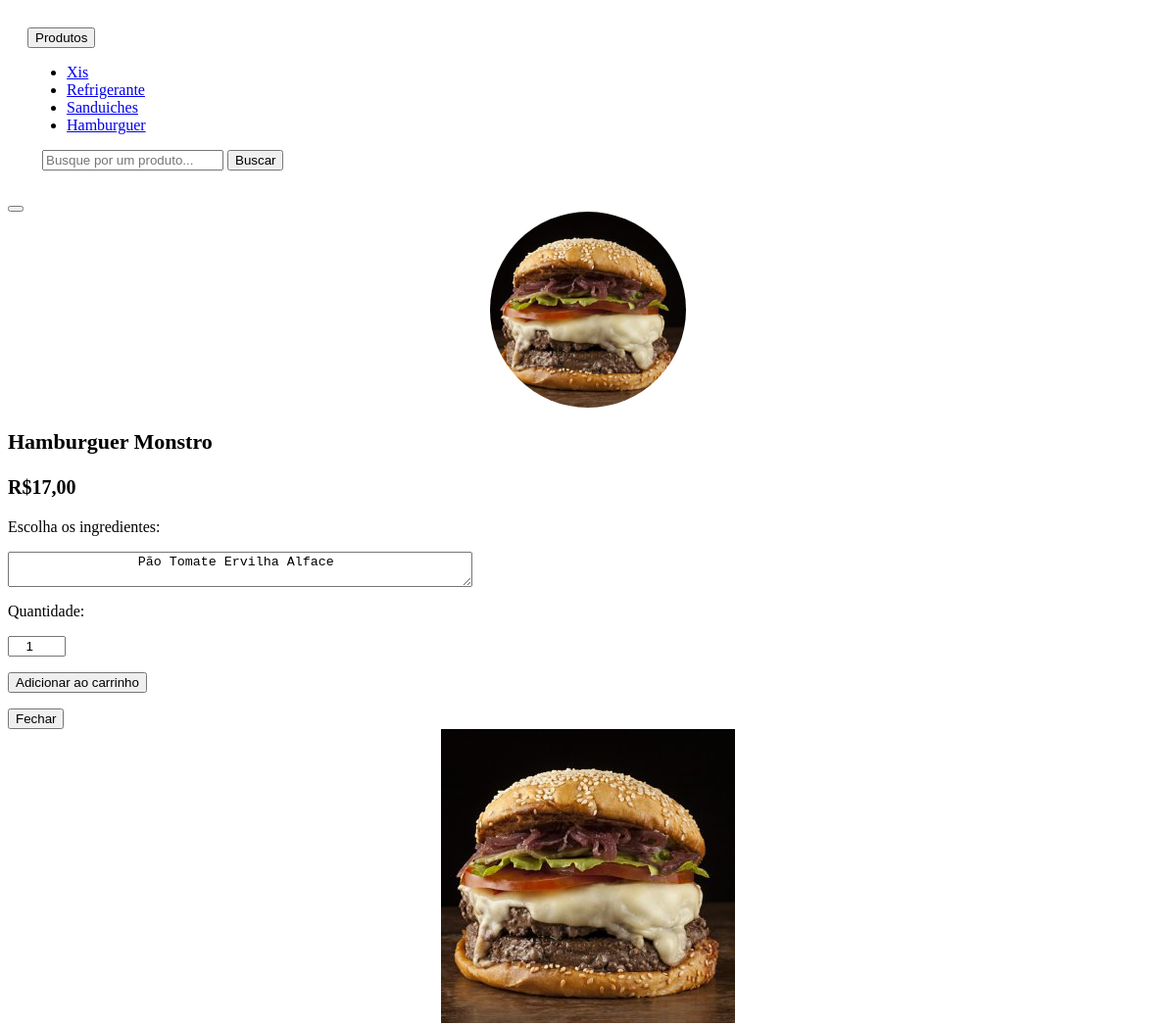
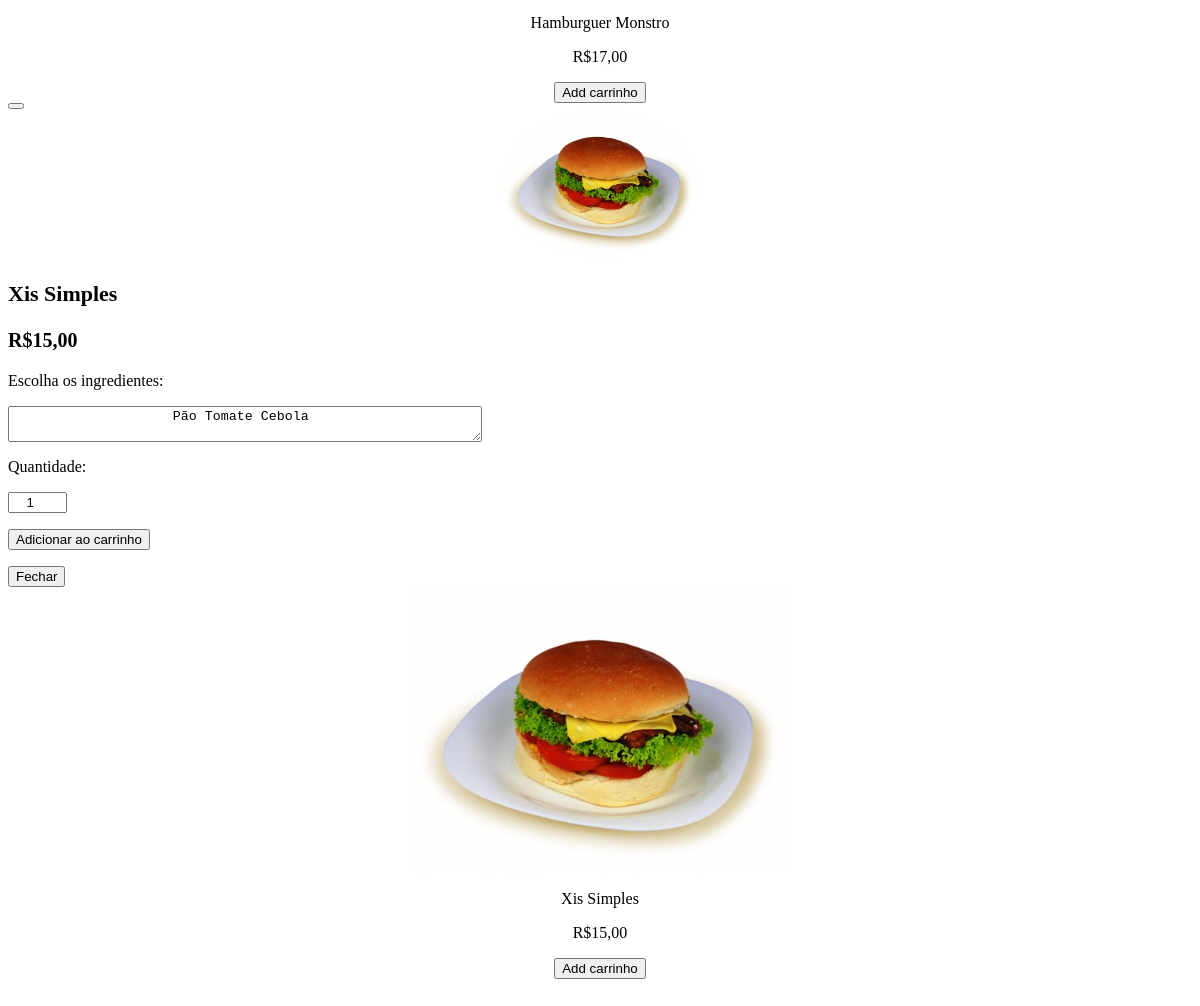
Screenshot of /usuario/pages/produtos.php with the database file from the repository (2 pictures, top to bottom).
### classes/MySql.php (called while the page is built)
<?php
	class MySql{
		private static $pdo;
		public static function conectar(){
				if (self::$pdo == null) {
					try{
					self::$pdo = new PDO('mysql:host='.HOST.';dbname='.DATABASE,USER,PASSWORD,array(PDO::MYSQL_ATTR_INIT_COMMAND => "SET NAMES utf8"));
					self::$pdo->setAttribute(PDO::ATTR_ERRMODE,PDO::ERRMODE_EXCEPTION);
				}catch(Exception $e){
					echo "<h2>Erro ao conectar</h2>";
				}
			}
			return self::$pdo;
		}
	}
?>

### classes/Painel.php (called while the page is built, shortened)
<?php
	class Painel{
		public static function convertMoney($valor){
			return number_format($valor, 2, ',', '.');
		}
	}
?>

### usuario/pages/produtos.php (the view, shortened to what this page needs)
<?php
     $query = "";
        if (isset($_GET['categoria'])) {
          $categoria = $_GET['categoria'];
           $sql = MySql::conectar()->prepare("SELECT * FROM `tb_site.produtos` WHERE categoria = '$categoria' AND status = '1' $query");
        }else{
           $sql = MySql::conectar()->prepare("SELECT * FROM `tb_site.produtos` WHERE status = '1' $query");
        }
      $sql->execute();
      $produtos = $sql->fetchAll();
?>
  <div class="container" style="margin-bottom: 50px;">
      <div class="row mt-1" style="padding: 20px;">
        <div class="btn-group">
          <div class="btn-group">
            <div class=" mt-3 mr-3">
              <div class="dropdown">
                <button class="btn btn-outline-primary dropdown-toggle" type="button" id="dropdownMenuButton1" data-bs-toggle="dropdown" aria-expanded="false">
                  Produtos
                </button>
                <ul class="dropdown-menu" aria-labelledby="dropdownMenuButton1">
                  <?php
                    $sql_categorias = MySql::conectar()->prepare("SELECT * FROM `tb_site.categorias`");
                    $sql_categorias->execute();
                    $sql_categorias = $sql_categorias->fetchAll();
                    foreach ($sql_categorias as $key => $categoria) {
                  ?>
                  <li><a class="dropdown-item" href="<?php echo INCLUDE_PATH_USER ?>produtos?categoria=<?php echo $categoria['nome']; ?>"><?php echo $categoria['nome']; ?></a></li>
                  <?php } ?>
                </ul>
              </div>
            </div>
          </div>
          <div class=" mt-3 mr-3" style="margin-left: 15px;">
            <form method="post">
              <div class="input-group mb-3">
                <input type="text" name="busca" class="form-control me-2" placeholder="Busque por um produto...">
                <button class="btn btn-outline-success" type="submit" name="acao" value="Buscar">Buscar</button>
              </div>
            </form>
          </div>
        </div>
      </div>
      <div id="div1">
        <section class="section-grid">
        <div class="grid-prod">
        <?php
         foreach ($produtos as $key => $produto) {
          include("modal-add-carrinho.php");
        ?>
         <div class="prod-grid">
          <center><img src="<?php echo INCLUDE_PATH_PAINEL; ?>uploads/<?php echo $produto['img']; ?>">
             <p class="prod-name"><?php echo $produto['nome']; ?></p>
               <p class="prod-desc">
                 <p><?php echo "R$".Painel::convertMoney($produto['preco']); ?></p>
               </p>
                  <button type="button" class="btn btn-outline-info" data-bs-toggle="modal" data-bs-target="#modal<?php echo $produto['id']; ?>"> Add carrinho <i class="fa fa-shopping-cart" aria-hidden="true"></i></button></center>
         </div>
         <?php } ?>
        </div>
         </section>
      </div>
    </div>

### usuario/pages/modal-add-carrinho.php (shortened to what this page needs)
<div class="modal fade" id="modal<?php echo $produto['id']; ?>" tabindex="-1" aria-labelledby="exampleModalCenterTitle" aria-hidden="true">
  <div class="modal-dialog modal-dialog-centered">
    <div class="modal-content">
      <div class="modal-header">
        <button type="button" class="btn-close" data-bs-dismiss="modal" aria-label="Close"></button>
      </div>
      <div class="modal-body">
       <form method="post" action="<?php echo INCLUDE_PATH_USER; ?>/addCarrinho">
         <center> <img class="img-produto" src="<?php echo INCLUDE_PATH_PAINEL; ?>uploads/<?php echo $produto['img']; ?>" style="border-radius: 50%;"></center>
          <div class="modal-opcoes">
            <p class="modal-prod-name"><?php echo $produto['nome']; ?></p>
            <p style="font-size: 20px; font-weight: 700;">R$<?php echo Painel::convertMoney($produto['preco']); ?></p>
            <p class="modal-prod-desc">
              <p>Escolha os ingredientes:</p>
              <p>
                <textarea name="ingredientes" class="modal-ingredientes"><?php echo $produto['ingredientes']; ?></textarea>
            </p>
            <p>Quantidade:</p>
            <p><input type="number" name="quantidade" value="1" maxlength="50" minlength="0" class="modal-quantidade"></p>
            <p><input type="submit" name="addCart" value="Adicionar ao carrinho" class="btn btn-success"></p>
          </div>
        </form>
      </div>
      <div class="modal-footer">
        <button type="button" class="btn btn-secondary" data-bs-dismiss="modal">Fechar</button>
      </div>
    </div>
  </div>
</div>

### usuario/pages/modal-add-carrinho.php (style rules this page uses)
.modal-prod-name { font-size: 22px; font-weight: 900; }
.modal-ingredientes { width: 40%; text-align: center; }
.modal-quantidade { width: 5%; text-align: center; }
.modal-opcoes { margin-top: 20px; }
.img-produto { width: 200px; }

### rows the page displays
tb_site.categorias: nome "Xis"
tb_site.categorias: nome "Refrigerante"
tb_site.categorias: nome "Sanduiches"
tb_site.categorias: nome "Hamburguer"
tb_site.produtos: img (picture), nome "Hamburguer Monstro", preco "17,00", ingredientes "Pão Tomate Ervilha Alface"
tb_site.produtos: img (picture), nome "Xis Simples", preco "15,00", ingredientes "Pão Tomate Cebola"
